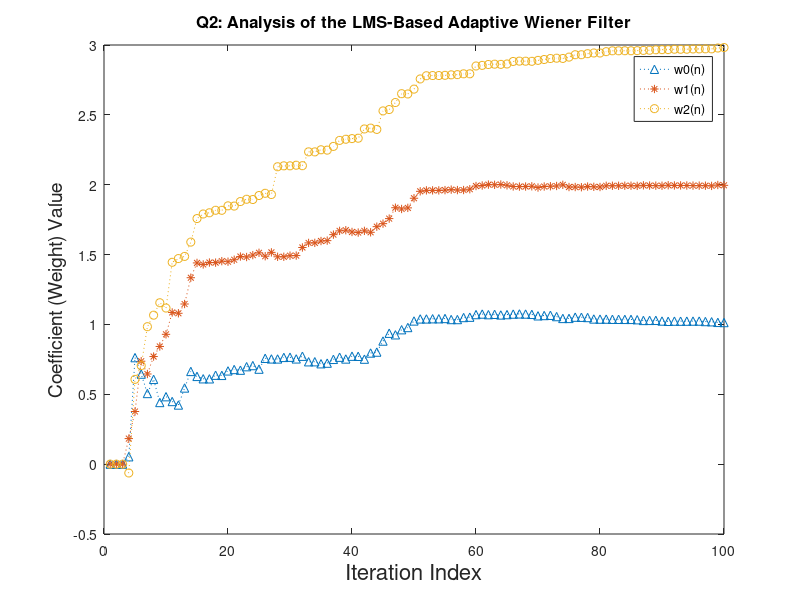
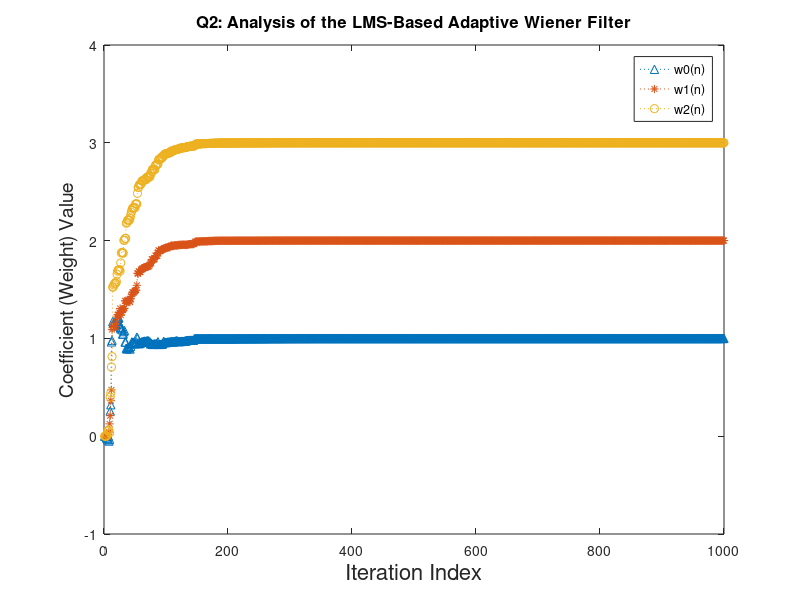
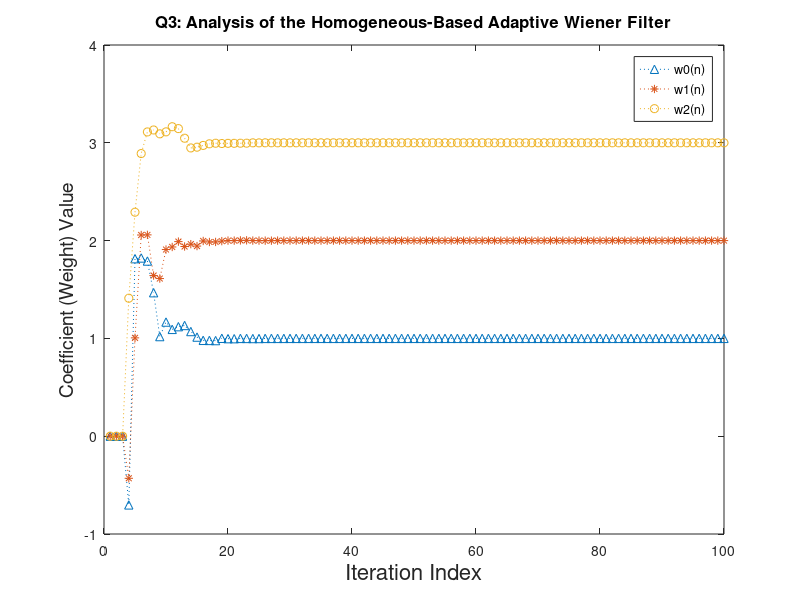
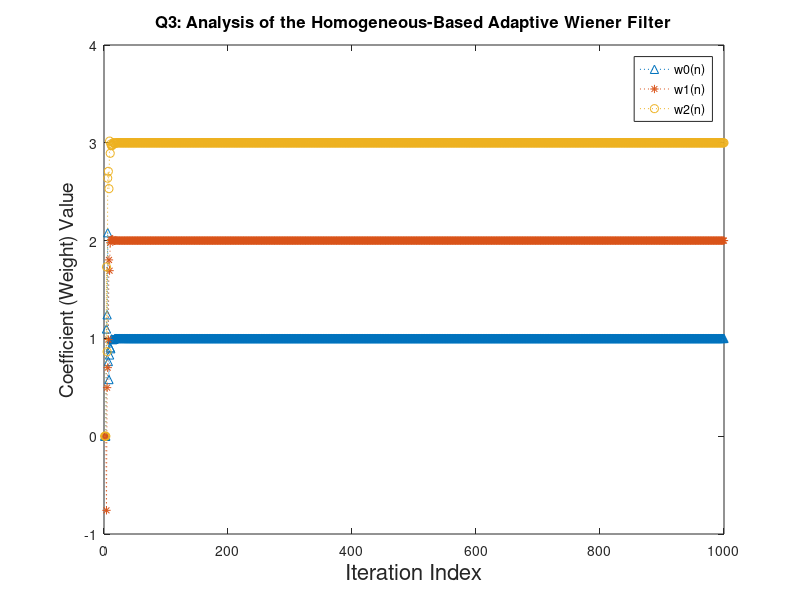

MATLAB code to generate these figures, in order:
%% Shayan Taheri --- Project 5 of EEE 5513: Adaptive Digital Signal Processing

%% Preliminary Material

%{

*************** Adaptive Filtering System ***************

# General Description:

W(n+1) = W(n) + u(n).e(n).X(n)
e(n) = d(n) - W_transpose(n).X(n)

W(n) = [W_0(n);W_1(n);...;W_{L-1}(n)] --> Coefficient Vector

# The optimal version of the coefficient vector contains impulse responses.

X(n) = [X(n);X(n-1);...;X(n-L+1)] --> Input Signal Vector
d(n) --> Desired Output (Response) Signal
u(n) --> Step Size
eta(n)/e(n) --> Noise/Error Signal
L --> Vector Length

# Options for the Input Signal and the Desired Output Signal:

A. Collection from the physical environment.
B. Getting from the mathematical/statistical model of the physical
environment.

# How to specify "u(n) and L"? --> Using "Trial and Error" Method

The parameters are found after a number of tries (iterations).

# Analytical Model for Characterization:

The average behavior (statistical expectation value) of signal is used.

Example: Average Behavior of Coefficient Vector:
E{W_i(n)} = Integral{-inf,+inf} W.P_{W_i}(W,n).dW

# There is "joint probability distribution" between the input signal and
the output signal.

In a "joint probability distribution", two (or more) random processes have
their values within their specified range.

*************** Wiener Filter ***************

# Description:

- It is a stationary filter initially with considering the signals to be
stationary linear random processes.

- The filter becomes adaptive by recomputing and updating the coefficients
periodically.

- The filter coefficients are computed based on minimization of the average
squared difference between the actual filter output and the desired filter
output.

# Wiener Filter Representation:

y_estimate(m) = Sigma{k=0,k=P-1} W_k.X(m-k) = W_transpose.X

W_k = argmin E{e^2(m)} --> Minimization of the Mean Square Error

e(m) = y(m) - y_estimate(m) --> The Wiener filter error signal

y_estimate --> The least mean square (LMS) error-based estimation of the
desired filter output.
W_K --> Coefficient Vector
X --> Filter Input Signal
y --> Desired Filter Output Signal
m --> Discrete-Time Index
P --> Filter Length
P-1 --> Filter Order

# Z-Transform of Wiener Filter:

Y_estimate(z) = Sigma{k=0,k=P-1} W_k.X(z).z^{-k}

*************** Adaptive Filtering by Least-Mean-Square (LMS) Algorithms ***************

# LMS Algorithms:

A class of adaptive filters that can function alike to a desired filter
when its coefficients cause getting the least mean square of the error
signal (which is the difference between the desired output signal
and the actual output signal).

Its adaptation mechanism works based on the error at the current time.

# Adaptive Mechanism of LMS Algorithms:

- Function: Getting the optimal filter weights by updating the filter weights
in a way to reach as close as possible to the desired filter output.

- Process:

A. Initializing Weights by Zero (i.e. Weights = 0).

B. Gradient of E{e^2(n)} = ?

C. Updating Weights.

# Updating Weights:

if "Gradient Value" > 0 --> Decrease Weights

else if "Gradient Value" < 0 --> Increase Weights

Model: W_{n+1} = W_n - u.Gradient(E{e^2(n)})

# Convergence Factor (u)

Getting the optimal weights through updating them iteratively will not be
achieved completely, but a convergence is possible in mean.

The accuracy and the speed of convergence process is determined by the
convergence factor (u).

# LMS Algorithms <--> Wiener Filter

The LMS algorithms can be transformed into the Wiener filter by relaxing
the error criterion for reduction of the current sample error (instead of
the total error).

------------------

# LMS Adaptive Filter Definition (Using Average Behavior Analysis):

A. V(n+1) = V(n) - u(n).X(n).X_transpose(n).V(n) + u(n).eta(n).X(n)
B. E{V(n+1)} = E{V(n)} - u(n).E{X(n).X_transpose(n).V(n)} + u(n).E{eta(n).X(n)}

[V(n) --> Coefficient Error Vector] ~ [Err(n) --> Mean-Squared Error]
X(n) --> Input Signal
Err(n) --> E{e^2(n)}
u(n) --> Step Size --> Does not depend on X(n),d(n), and W(n).
V(n) = W(n) - W_{optimal}
eta(n) --> Noise Signal
u (Convergence Factor) --> Controls the accuracy and the speed of
convergence and adaptation.

- Characterization of System Parameters --> Obtaining Adequate Performance

*************** Adaptive Filtering by Homogeneous Systems ***************

# Homogeneity Condition

A change in the system input signal causes a corresponding change in the
system output signal.

X[n] <--> Y[n] ====> K.X[n] <--> K.Y[n]

X[n] --> Input Signal
Y[n] --> Output Signal
K --> Constant Value

# Homogeneous Function

A homogeneous function has multiplicative scaling behavior.

F(a.X_1,a.X_2,...,a.X_N) = (a^k).F(X_1,X_2,...,X_N)

K --> Degree of Homogeneity

Both "a" and "K" are constant numbers.

# Homogeneous Polynomial

A homogeneous polynomial is a polynomial whose all of its non-zero terms have the same total (sum) degree.

# Homogeneous Distribution

For Y = t.X,

Integral{R^n} f(t.X).p(X).dX = (t^K).Integral{R^n} f(X).p(X).dX <-->

<--> (t^(-n)).Integral{R^n} f(Y).p(Y/t).dY = (t^k).Integral{R^n} f(Y).p(Y).dY

p() --> Test Function (Usage for evaluation of the characteristics of
optimization algorithms, such as convergence rate).

# Homogeneous System

In a homogeneous system of linear algebraic equations, the right side of
all equations are filled by zeros.

A.X = 0

A --> A matrix of M * N size.
X = [X_1;X_2;...;X_N] --> A m vector of N * 1 size.

An always (or trivial) solution for the homogeneous system is "X = 0".

In another definition, a system of linear equations is "homogenous" if all
of the constant terms in their right side are equal to zero.

*************** White Gaussian Noise ***************

# Additive White Gaussian Noise (AWGN):

- A basic noise model for mathematical modeling of the effects of existing
random processes in nature.

- The model has constant power spectral density.

- It can be described as a sequence of uncorrelated random values.

# Properties of Additive White Gaussian Noise:

- Additive = It is added to the inherent system noise.

- White = It has uniform power across the system frequency band.

- Gaussian = It has a normal distribution in the time domain with an
average value of zero.

%}

%% Project Description

%{

Question 1. Obtain the Wiener weights for the following system:

x(n) --> Input White Gaussian Noise Signal

eta(n) = 0 --> Input Signal

F(z) = c_0 + c_1.z^(-1) + c_2.z^(-2) --> Unknown Channel --> Output: d(n)

For F(z), we have c_0 = 1, c_1 = 2, and c_2 = 3.

A(z) = W_0 + W_1.z^(-1) + W_2.z^(-2) --> Modeling System --> Output: y(n)

e(n) = d(n) + eta(n) - y(n) --> Output Signal

W* = [R]^(-1).[P]

Case A) Use 100 samples of the input signals.
Case B) USe 1000 samples of the input signals.

Question 2. Repeat the first question when the modeling system becomes
adaptive using the LMS algorithm.

Question 3. Repeat the first question when the modeling system becomes
adaptive using the homogeneous algorithm.

Question 4. Repeat the first question when:

* eta(n) = 0.2 * sin((2*pi*n)/16)
* The modeling system becomes adaptive using the LMS algorithm.

%}

%% Preparing Environment
clear all;
close all;
clc;
 
%% Question 1

% W* = [R]^(-1).[P] --> The Complex Conjugate of the Weight Vector

c = [1,2,3]; % The Coefficients of the Unknown Channel Model

n1 = 100; % For Processing "100" Number of Samples
x1 = randn(1,n1); % Generating the noise signal.
% Convolution of the noise signal and the unknown channel transfer function
d1 = conv(x1,c);
d1 = d1(1:n1); % Choosing 100 number of samples of the convoltuion result
% Calculation of "R" and "P" Matrices for Getting Weight Vector
for i = 1:3 % According to the number of coefficients.
   
   x1_shifted = [zeros(1,i-1),x1(1:n1-i+1)];
   r1(i) = (x1 * x1_shifted')/n1;
   P1(i) = (d1 * x1_shifted')/n1;
   
end

for k = 1:3

    for j = 1:3
        
       R1(k,j) = r1(abs(k-j)+1);
    
    end 

end

W1 = R1\P1';
display('Q1: The Wiener Filter Weights for 100 Number of Samples:');
display(W1);

n2 = 1000; % For Processing "1000" Number of Samples
x2 = randn(1,n2);
d2 = conv(x2,c);
d2 = d2(1:n2);
% Calculation of "R" and "P" Matrices for Getting Weight Vector
for i = 1:3 % According to the number of coefficients.
   
   x2_shifted = [zeros(1,i-1),x2(1:n2-i+1)];
   r2(i) = (x2 * x2_shifted')/n2;
   P2(i) = (d2 * x2_shifted')/n2;
   
end

for k = 1:3

    for j = 1:3
        
       R2(k,j) = r2(abs(k-j)+1);
    
    end 

end

W2 = R2\P2';
display('Q1: The Wiener Filter Weights for 1000 Number of Samples:');
display(W2);

%% Question 2

c = [1,2,3]; % The Coefficients of the Unknown Channel Model

n1 = 100; % For Processing "100" Number of Samples
x1 = randn(1,n1); % Generating the noise signal.
% Convolution of the noise signal and the unknown channel transfer function
d1 = conv(x1,c);
d1 = d1(1:n1); % Choosing 100 number of samples of the convoltuion result
mu=0.02; % The step size for updating weights.

% Initializing Filter Weights, which is done in accordance with 
% the order of the channel/filter transfer function.
for i = 1:3
   
    w0(i) = 0;
    w1(i) = 0;
    w2(i) = 0;
    
end

% Updating Filter Weights
for j = 3:n1
    
    y1(j) = w0(j)*x1(j) + w1(j)*x1(j-1) + w2(j)*x1(j-2); % Calculate the filter output.
    e1(j) = d1(j) - y1(j); % Calculate the error signal.
    
    % Calculate the weights (i.e. coefficients).
    w0(j+1) = w0(j) + 2*mu*x1(j)*e1(j);
    w1(j+1) = w1(j) + 2*mu*x1(j-1)*e1(j);
    w2(j+1) = w2(j) + 2*mu*x1(j-2)*e1(j);

end

display('Q2: The Adaptive Wiener Filter Weights for 100 Number of Samples:');
display([w0(n1+1),w1(n1+1),w2(n1+1)]);

figure();
plot(1:n1,w0(1:n1),'^:');
hold on;
plot(1:n1,w1(1:n1),'*:');
plot(1:n1,w2(1:n1),'o:');
hold off;
legend('w0(n)','w1(n)','w2(n)');
xlabel('Iteration Index','FontSize',16);
ylabel('Coefficient (Weight) Value','FontSize',14);
title('Q2: Analysis of the LMS-Based Adaptive Wiener Filter','FontSize',12);

% ------------------

n2 = 1000; % For Processing "1000" Number of Samples
x2 = randn(1,n2);
d2 = conv(x2,c);
d2 = d2(1:n2);
mu=0.02; % The step size for updating weights.

% Initializing Filter Weights, which is done in accordance with 
% the order of the channel/filter transfer function.
for i = 1:3
   
    w0(i) = 0;
    w1(i) = 0;
    w2(i) = 0;
    
end

% Updating Filter Weights
for j = 3:n2
    
    y2(j) = w0(j)*x2(j) + w1(j)*x2(j-1) + w2(j)*x2(j-2); % Calculate the filter output.
    e2(j) = d2(j) - y2(j); % Calculate the error signal.
    
    % Calculate the weights (i.e. coefficients).
    w0(j+1) = w0(j) + 2*mu*x2(j)*e2(j);
    w1(j+1) = w1(j) + 2*mu*x2(j-1)*e2(j);
    w2(j+1) = w2(j) + 2*mu*x2(j-2)*e2(j);

end

display('Q2: The Adaptive Wiener Filter Weights for 1000 Number of Samples:');
display([w0(n2+1),w1(n2+1),w2(n2+1)]);

figure();
plot(1:n2,w0(1:n2),'^:');
hold on;
plot(1:n2,w1(1:n2),'*:');
plot(1:n2,w2(1:n2),'o:');
hold off;
legend('w0(n)','w1(n)','w2(n)');
xlabel('Iteration Index','FontSize',16);
ylabel('Coefficient (Weight) Value','FontSize',14);
title('Q2: Analysis of the LMS-Based Adaptive Wiener Filter','FontSize',12);

%% Question 3

c = [1,2,3]; % The Coefficients of the Unknown Channel Model

n1 = 100; % For Processing "100" Number of Samples
x1 = randn(1,n1); % Generating the noise signal.
% Convolution of the noise signal and the unknown channel transfer function
d1 = conv(x1,c);
d1 = d1(1:n1); % Choosing 100 number of samples of the convoltuion result
mu=0.02; % The step size for updating weights.

% Initializing Filter Weights, which is done in accordance with 
% the order of the channel/filter transfer function.
for i = 1:3
   
    w0(i) = 0;
    w1(i) = 0;
    w2(i) = 0;
    
end

% Updating Filter Weights
for j = 3:n1
    
    y1(j) = w0(j)*x1(j) + w1(j)*x1(j-1) + w2(j)*x1(j-2); % Calculate the filter output.
    e1(j) = d1(j) - y1(j); % Calculate the error signal.
    mu = 1/(2*(x1(j)^2 + x1(j-1)^2 + x1(j-2)^2)); % Calculate the step size parameter (u).
    
    % Calculate the weights (i.e. coefficients).
    w0(j+1) = w0(j) + 2*mu*x1(j)*e1(j);
    w1(j+1) = w1(j) + 2*mu*x1(j-1)*e1(j);
    w2(j+1) = w2(j) + 2*mu*x1(j-2)*e1(j);

end

display('Q3: The Adaptive Wiener Filter Weights for 100 Number of Samples:');
display([w0(n1+1),w1(n1+1),w2(n1+1)]);

figure();
plot(1:n1,w0(1:n1),'^:');
hold on;
plot(1:n1,w1(1:n1),'*:');
plot(1:n1,w2(1:n1),'o:');
hold off;
legend('w0(n)','w1(n)','w2(n)');
xlabel('Iteration Index','FontSize',16);
ylabel('Coefficient (Weight) Value','FontSize',14);
title('Q3: Analysis of the Homogeneous-Based Adaptive Wiener Filter','FontSize',12);

% ------------------

n2 = 1000; % For Processing "1000" Number of Samples
x2 = randn(1,n2);
d2 = conv(x2,c);
d2 = d2(1:n2);
mu=0.02; % The step size for updating weights.

% Initializing Filter Weights, which is done in accordance with 
% the order of the channel/filter transfer function.
for i = 1:3
   
    w0(i) = 0;
    w1(i) = 0;
    w2(i) = 0;
    
end

% Updating Filter Weights
for j = 3:n2
    
    y2(j) = w0(j)*x2(j) + w1(j)*x2(j-1) + w2(j)*x2(j-2); % Calculate the filter output.
    e2(j) = d2(j) - y2(j); % Calculate the error signal.
    mu = 1/(2*(x2(j)^2 + x2(j-1)^2 + x2(j-2)^2)); % Calculate the step size parameter (u).
    
    % Calculate the weights (i.e. coefficients).
    w0(j+1) = w0(j) + 2*mu*x2(j)*e2(j);
    w1(j+1) = w1(j) + 2*mu*x2(j-1)*e2(j);
    w2(j+1) = w2(j) + 2*mu*x2(j-2)*e2(j);

end

display('Q3: The Adaptive Wiener Filter Weights for 1000 Number of Samples:');
display([w0(n2+1),w1(n2+1),w2(n2+1)]);

figure();
plot(1:n2,w0(1:n2),'^:');
hold on;
plot(1:n2,w1(1:n2),'*:');
plot(1:n2,w2(1:n2),'o:');
hold off;
legend('w0(n)','w1(n)','w2(n)');
xlabel('Iteration Index','FontSize',16);
ylabel('Coefficient (Weight) Value','FontSize',14);
title('Q3: Analysis of the Homogeneous-Based Adaptive Wiener Filter','FontSize',12);

%% Question 4

c = [1,2,3]; % The Coefficients of the Unknown Channel Model

n1 = 100; % For Processing "100" Number of Samples
x1 = randn(1,n1); % Generating the noise signal.
% Convolution of the noise signal and the unknown channel transfer function
d1 = conv(x1,c);
d1 = d1(1:n1); % Choosing 100 number of samples of the convoltuion result
mu=0.02; % The step size for updating weights.

% Initializing Filter Weights, which is done in accordance with 
% the order of the channel/filter transfer function.
for i = 1:3
   
    w0(i) = 0;
    w1(i) = 0;
    w2(i) = 0;
    
end

% Updating Filter Weights
for j = 3:n1
    
    eta(j) = 0.2*sin((2*pi*j)/16); % The non-zero input signal
    y1(j) = w0(j)*x1(j) + w1(j)*x1(j-1) + w2(j)*x1(j-2); % Calculate the filter output.
    e1(j) = d1(j) + eta(j) - y1(j); % Calculate the error signal.
    
    % Calculate the weights (i.e. coefficients).
    w0(j+1) = w0(j) + 2*mu*x1(j)*e1(j);
    w1(j+1) = w1(j) + 2*mu*x1(j-1)*e1(j);
    w2(j+1) = w2(j) + 2*mu*x1(j-2)*e1(j);

end

display('Q4: The Adaptive Wiener Filter Weights for 100 Number of Samples:');
display([w0(n1+1),w1(n1+1),w2(n1+1)]);

figure();
plot(1:n1,w0(1:n1),'^:');
hold on;
plot(1:n1,w1(1:n1),'*:');
plot(1:n1,w2(1:n1),'o:');
hold off;
legend('w0(n)','w1(n)','w2(n)');
xlabel('Iteration Index','FontSize',16);
ylabel('Coefficient (Weight) Value','FontSize',14);
title('Q4: Analysis of the LMS-Based Adaptive Wiener Filter for Non-Zero Input Signal','FontSize',12);

figure();
plot(1:n1,eta(1:n1),'^:');
hold on;
plot(1:n1,e1(1:n1),'*:');
hold off;
legend('\eta','e');
xlabel('Iteration Index','FontSize',16);
ylabel('Amplitude','FontSize',14);
title('Q4: Analysis of the LMS-Based Adaptive Wiener Filter for Non-Zero Input Signal','FontSize',12);

% ------------------

n2 = 1000; % For Processing "1000" Number of Samples
x2 = randn(1,n2);
d2 = conv(x2,c);
d2 = d2(1:n2);
mu=0.02; % The step size for updating weights.

% Initializing Filter Weights, which is done in accordance with 
% the order of the channel/filter transfer function.
for i = 1:3
   
    w0(i) = 0;
    w1(i) = 0;
    w2(i) = 0;
    
end

% Updating Filter Weights
for j = 3:n2
    
    eta(j) = 0.2*sin((2*pi*j)/16); % The non-zero input signal
    y2(j) = w0(j)*x2(j) + w1(j)*x2(j-1) + w2(j)*x2(j-2); % Calculate the filter output.
    e2(j) = d2(j) + eta(j) - y2(j); % Calculate the error signal.
    
    % Calculate the weights (i.e. coefficients).
    w0(j+1) = w0(j) + 2*mu*x2(j)*e2(j);
    w1(j+1) = w1(j) + 2*mu*x2(j-1)*e2(j);
    w2(j+1) = w2(j) + 2*mu*x2(j-2)*e2(j);

end

display('Q4: The Adaptive Wiener Filter Weights for 1000 Number of Samples:');
display([w0(n2+1),w1(n2+1),w2(n2+1)]);

figure();
plot(1:n2,w0(1:n2),'^:');
hold on;
plot(1:n2,w1(1:n2),'*:');
plot(1:n2,w2(1:n2),'o:');
hold off;
legend('w0(n)','w1(n)','w2(n)');
xlabel('Iteration Index','FontSize',16);
ylabel('Coefficient (Weight) Value','FontSize',14);
title('Q4: Analysis of the LMS-Based Adaptive Wiener Filter for Non-Zero Input Signal','FontSize',12);

figure();
plot(1:n2,eta(1:n2),'^:');
hold on;
plot(1:n2,e2(1:n2),'*:');
hold off;
legend('\eta','e');
xlabel('Iteration Index','FontSize',16);
ylabel('Amplitude','FontSize',14);
title('Q4: Analysis of the LMS-Based Adaptive Wiener Filter for Non-Zero Input Signal','FontSize',12);
